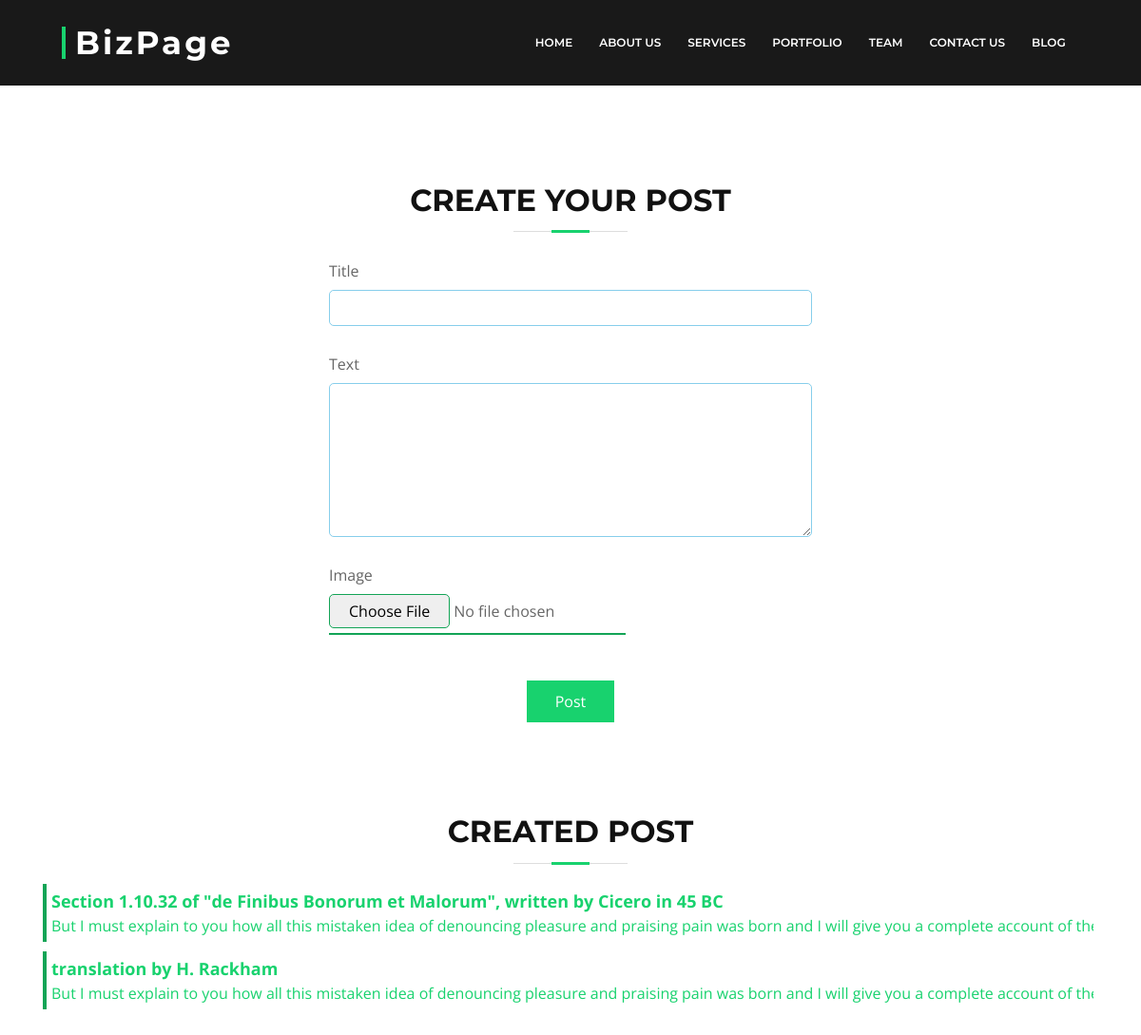
The page /post/create (signed in) on the database as committed earlier.
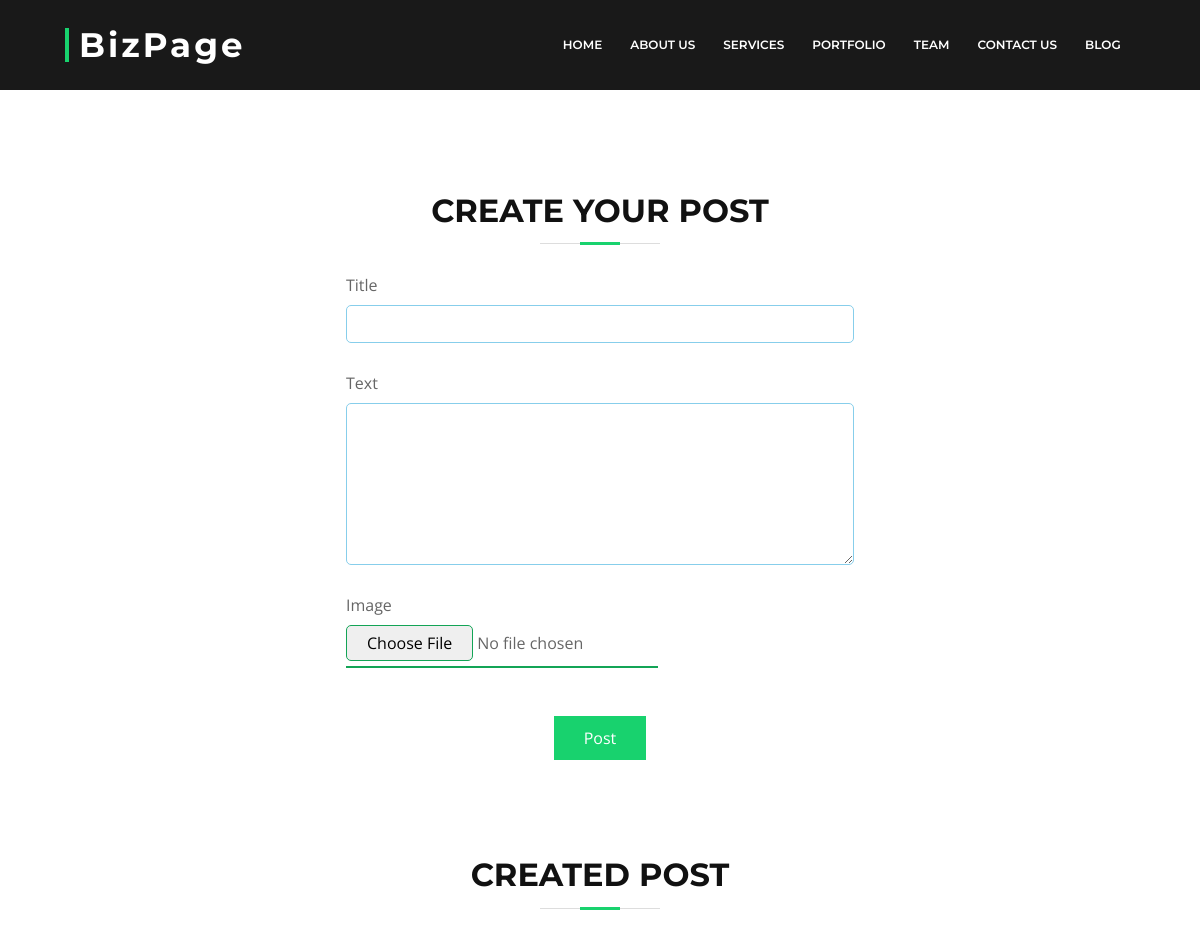
The same page on the database as committed later.
### blog/models.py (models this page shows, shortened)
class Post(models.Model, HitCountMixin):
    user = models.ForeignKey(User, on_delete=models.CASCADE)
    title = models.CharField(max_length=250)
    text = models.TextField(max_length=1000)
    view = models.IntegerField(null=True, default=0)
    created_at = models.DateTimeField(auto_now=True)
    updated_at = models.DateTimeField(auto_now=True)

### blog/views.py (the view, shortened to what this page needs)
# urls.py: path('post/create', views.create_post, name='create_post'),
def create_post(request):
    blog_post_form=BlogPostForm()
    image_form = PostImageForm()
    recent_post = Post.objects.filter(user=request.user).order_by('-created_at')[:5]
    context = {
        'post_form':blog_post_form,
        'image_form':image_form,
        'recent_post':recent_post
    }
    return render(request, 'forms/post_form.html', context)

### blog/forms.py
class BlogPostForm(forms.ModelForm):
    class Meta:
        model = Post
        fields = ['title','text']
        widgets = {
            'title': forms.TextInput(attrs={
                'class':'form-control shadow-none',
                'required':True }),
            'text': forms.Textarea(attrs={
                'rows':6,
                'required':True
                })
        }

class PostImageForm(forms.ModelForm):
    class Meta:
        model = PostImage
        field = "__all___"
        exclude = ('post',)
        widgets = {
            'image': forms.FileInput(attrs={'type':'file'})
        }

### templates/forms/post_form.html (shortened to what this page needs)
{% load static %}
{% include '../links/link.html' %}
{% include './sub-header.html' %}
<div class="container pt-5 mt-5">
    <div class="row">
        <div class="col-lg-3 col-md-3 col-sm-12 py-4">
        </div>
        <div class="col-lg-6 col-md-6 col-sm-12 pt-5">
            <div class="section-header ">
                <h3>Create Your Post</h3>
            </div>
            <form action="{% url 'create_post' %}" enctype="multipart/form-data" method="POST" class="px-3" >
                {% for field in post_form %}
                <label class="mt-2">{{field.label}}</label>
                <div class="" >{{field}}</div>
                {% endfor %}
                {% for field in image_form %}
                <label class="mt-2">{{field.label}}</label>
                {{field}}
                {% endfor %}
                <div class="text-center my-5">
                    <button type="submit">Post</button>
                </div>
            </form>
        </div>
        <div class="col-lg-3 col-md-3 col-sm-12">
        </div>
    </div>
    <div class="post-container my-5">
        <div class="section-header ">
            <h3>Created Post</h3>
        </div>
        <div class="posts">
            {% for post in recent_post %}
            <div class="item-container">
                <a href="{% url 'post_view' post.id %}">
                <p class="post-title">{{post.title}}</p>
                <p class="post-description">{{post.text}}</p>
                </a>
            </div>
            {% endfor %}
        </div>
    </div>
</div>

Rows that differ between the two databases and show on the page:
removed Post: title "Section 1.10.32 of \"de Finibus Bonorum et Malorum\", written by Cicero in 45 BC", text "But I must explain to you how all this mistaken idea of denouncing pleasure and praising pain was born and I will give you a complete account of…"
removed Post: title "translation by H. Rackham", text "But I must explain to you how all this mistaken idea of denouncing pleasure and praising pain was born and I will give you a complete account of…"
